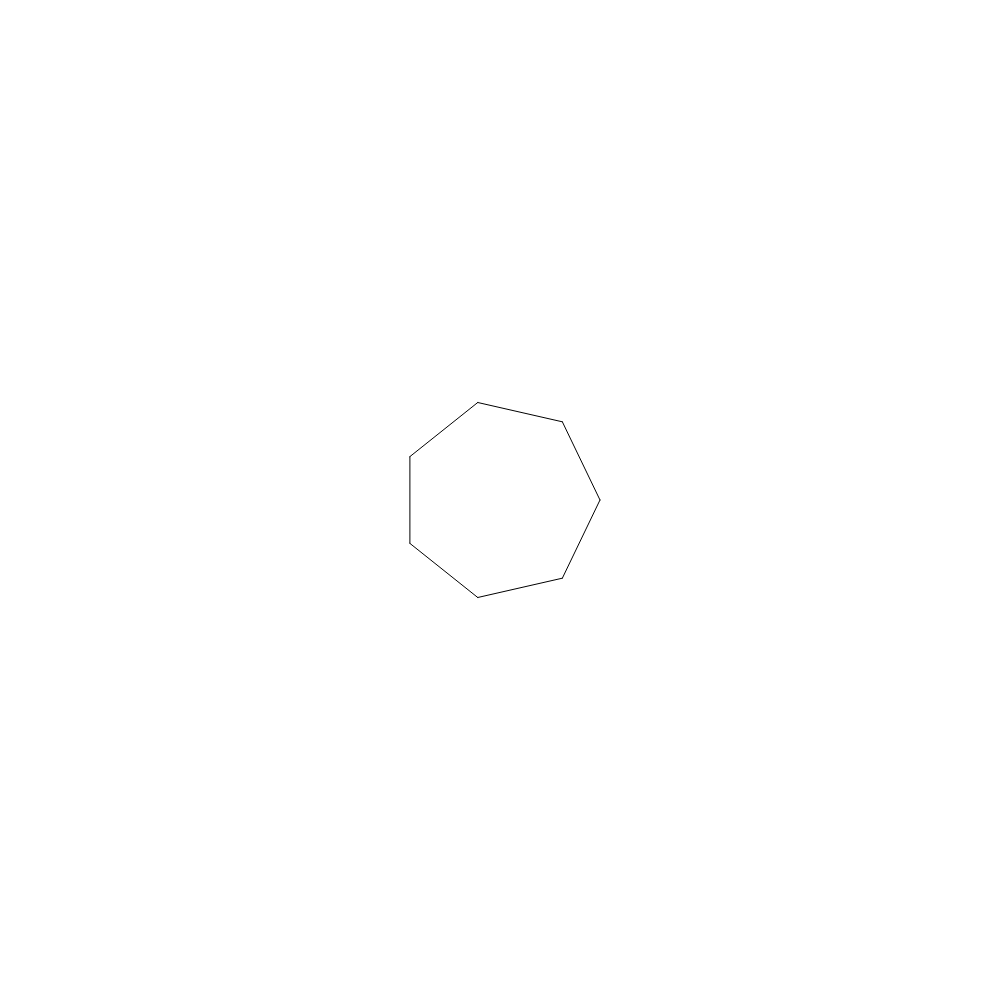
Frame 1 (no input)
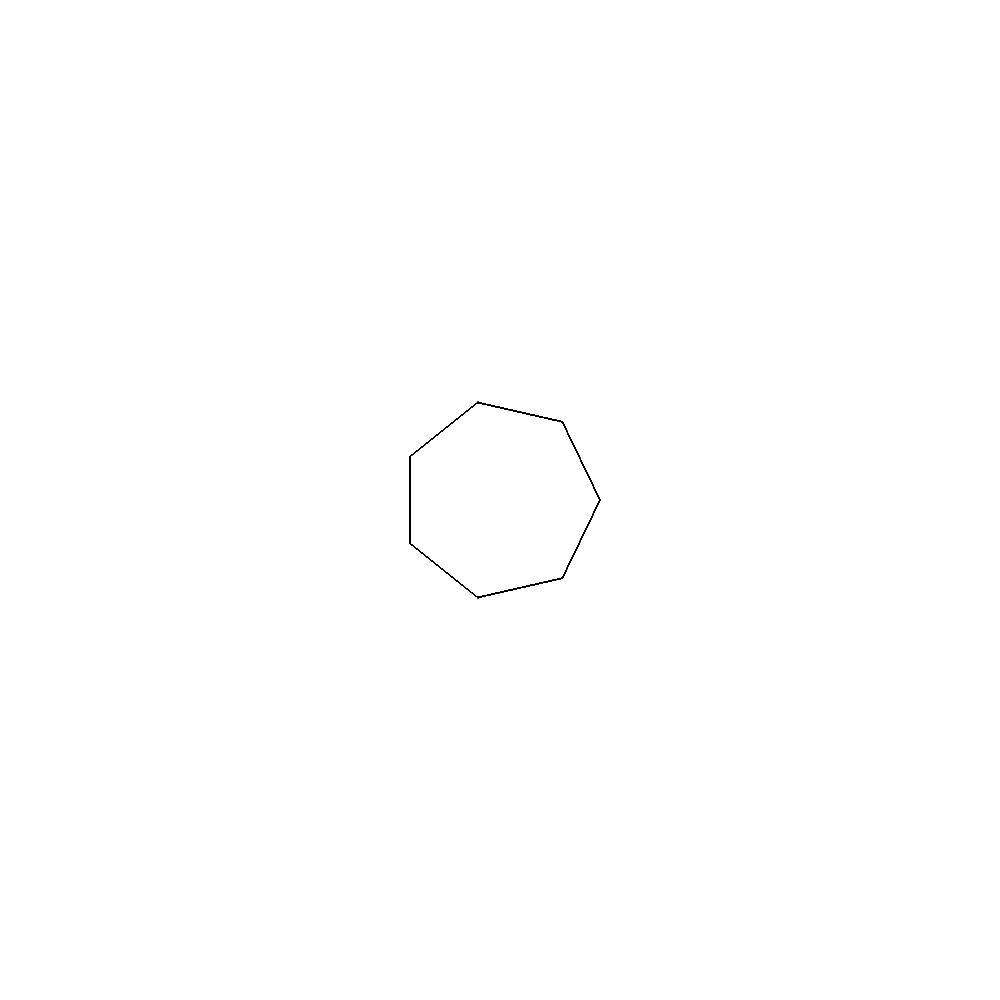
Frame 60 (no input)
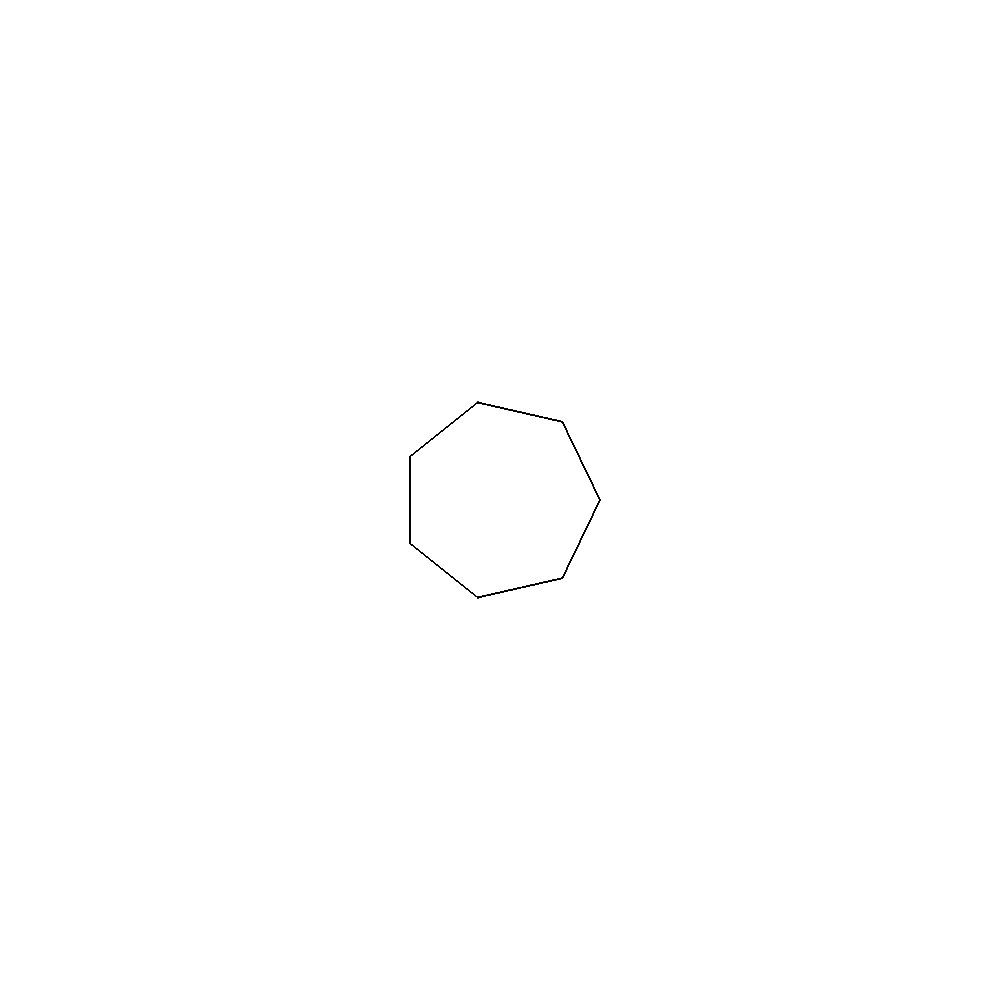
Frame 120 (the mouse pressed at the canvas centre since frame 60)

The p5.js sketch that drew these frames (run headless with seeded random() and noise() and a simulated clock; from frame 60 on, the mouse is pressed at the canvas centre):

// p5.js sketch
// ── sketch.js
let r = 100;

function setup() {
  createCanvas(1000, 1000);
  angleMode(DEGREES);
}

function draw() {
  // Method 1
  // circle(width / 2, height / 2, r * 2);

  // Method 2
  /*
  push();
  translate(width / 2, height / 2);
  circle(0, 0, r * 2);
  pop();
  */


  // Method 3
  /*
  push();
  translate(width / 2, height / 2);
  for (let theta = 0; theta < 360; theta++) {
    let x = r * cos(theta);
    let y = r * sin(theta);
    strokeWeight(10);
    point(x, y);
  }
  pop();
  */

  // Hexagon
  push();
  translate(width / 2, height / 2);
  let sides = 7;
  for (let theta = 0; theta < 360; theta += 360/sides) {
    line(cos(theta) * r, sin(theta) * r, cos(theta + 360/sides) * r, sin(theta + 360/sides) * r);
  }
  pop();
}
